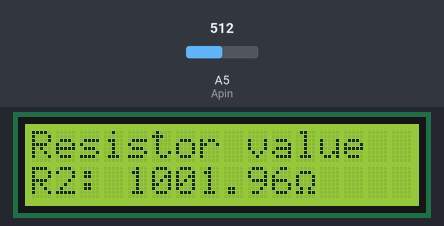
Simulated run of this sketch. Board: Arduino Uno, built with avr-gcc and run on an emulated ATmega328P. On the bench: 16×2 character LCD. Inputs (shaded band) come from the test bench; at power-on: A5 (Apin) = 512.

Above: at 1.2 s.
1.3 s: A5 (Apin) set to 500
At 1.8 s:
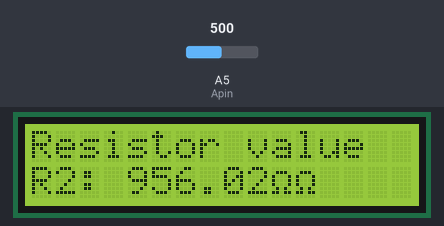
2.8 s: A5 (Apin) set to 97
At 3.1 s:
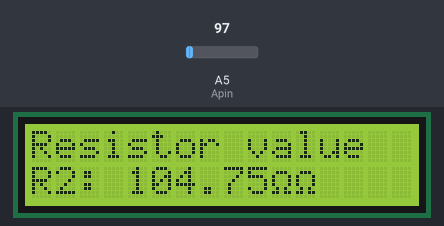
4.3 s: A5 (Apin) set to 85
At 5.4 s:
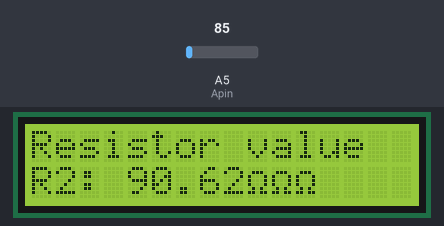
5.8 s: A5 (Apin) set to 0
At 6.4 s:
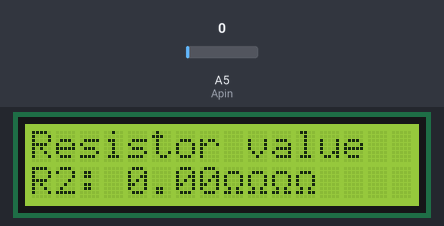
7.3 s: A5 (Apin) set to 9
At 8.5 s:
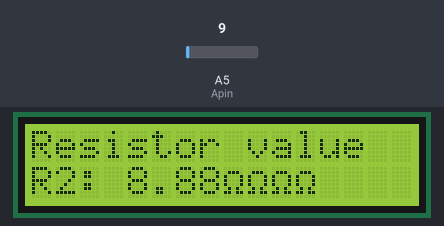
8.8 s: A5 (Apin) set to 12
At 9.9 s:
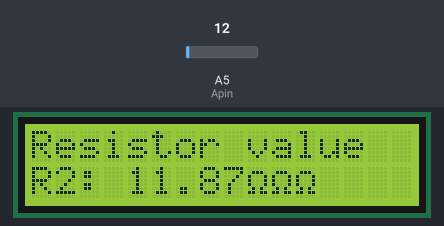
Timing chart, 0 to 11.3 s (numbered marks = the images above; inputs shaded):
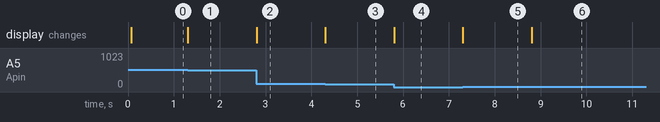

Measured:
- the behaviour switches between 512 and 511 on A5 (Apin) (found by bisection; images 0 and 1)
- the behaviour switches between 93 and 92 on A5 (Apin) (found by bisection; images 2 and 3)
- the behaviour switches between 10 and 11 on A5 (Apin) (found by bisection; images 5 and 6)
- after the input at 1.3 s, the display: changes at once (image 1)
- after the input at 2.8 s, the display: changes at once (image 2)
- after the input at 4.3 s, the display: changes at once (image 3)
- after the input at 5.8 s, the display: changes at once (image 4)
- after the input at 7.3 s, the display: changes at once (image 5)
- after the input at 8.8 s, the display: changes at once (image 6)

The sketch:

Ohmeter_on_LCD_-_good.ino
```cpp
/* Ohmeter on LCD screen

The Arduino can be programmed as an Ohmeter; so this program is to show how to take the unknown resistance
and display it on the LCD screen.
By using the voltage divider rule, this allows us to determine the unknown value of R2;
given one known resistor(R1) with 1k ohms resistance as the reference to find the value of R2.

*/

// include the library code:
#include <LiquidCrystal.h>

// initialize the library with the numbers of the interface pins
LiquidCrystal lcd(12, 11, 5, 4, 3, 2);

float R1 = 1000.0;  // declaring the value of resistor 1 (R1)to use as a reference; we are using float as data type to store decimal values.
float R2 = 0.0;  // declaring R2 as float; the data type must be float to store decimal value.
float Vin = 5.00;  // declaring the input voltage(Vin) with 5V since Arduino can only supply 5V.
float Vout = 0.0;  //declaring a variable for output voltage; keeping the data type the same as the others to store decimal value.
float Avalue = 0.0;  //declaring a variable called "Avalue" to store the reading of A5 pin.
int Apin = A5;  // declaring pin A5 to read the incoming analog value.

// to create a custom character
byte customChar[8] = { //creating and displaying the Ohm symbol on the LCD screen.
                       //the following combination of codes below generate the ohm symbol.
  B00000,
  B01110,
  B10001,
  B10001,
  B10001,
  B01010,
  B11011,
  B00000
};


void setup() {
lcd.begin(16, 2);  // configuring the LCD to display 16 character in columns and to enable 2 rows
Serial.begin(9600);  // establishing a serial communication at 9600 baudrate.

}

void loop() {
  int Avalue = analogRead(Apin);  // the variable "Avalue" reads the value of the analog input "Apin" through analogRead.

Vout = Avalue * (Vin / 1023);  // convert the analog reading from the variable "Avalue" to a voltage by multipliying the
                               // analog reading to the input voltage(5V) and dividing them by the maximum analog value(1023).

R2 = R1 * (1 / ((Vin/Vout) - 1));  // Using the known resistance as well as the input and output voltages to find
                                   // the unknown resistance of R2.

lcd.print("Resistor value");   // printing "Resistor value" on the LCD screen.
 lcd.setCursor(0,1);           // set the cursor position to bottom left of the screen;(column = 0 & row = 1).
  lcd.print("R2: ");           // printing "R2: " on the bottom row of the LCD.
   lcd.print (R2);             // printing the value of R2 on the LCD screen.

lcd.write(byte(0));  //important to use Byte as the data type to avoid compiling error.
 lcd.createChar(0, customChar);  // to create and display the character on the LCD.
}
```
